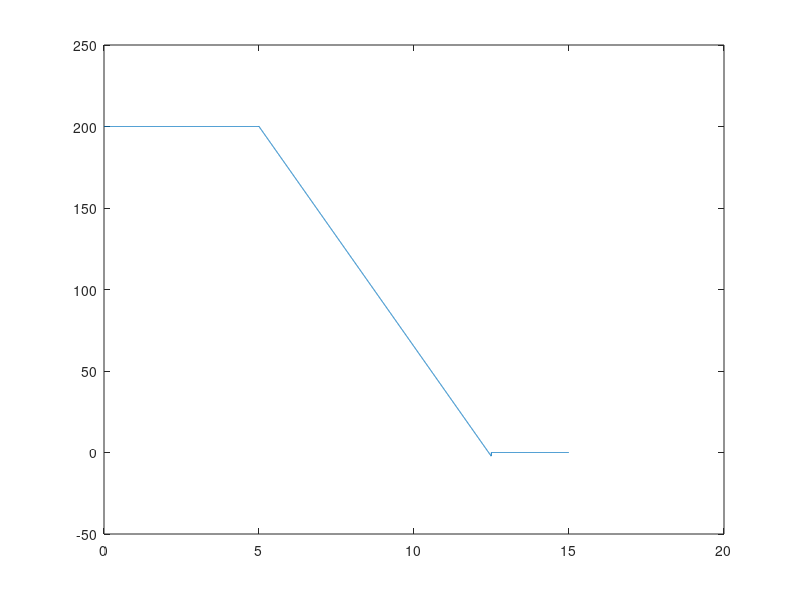
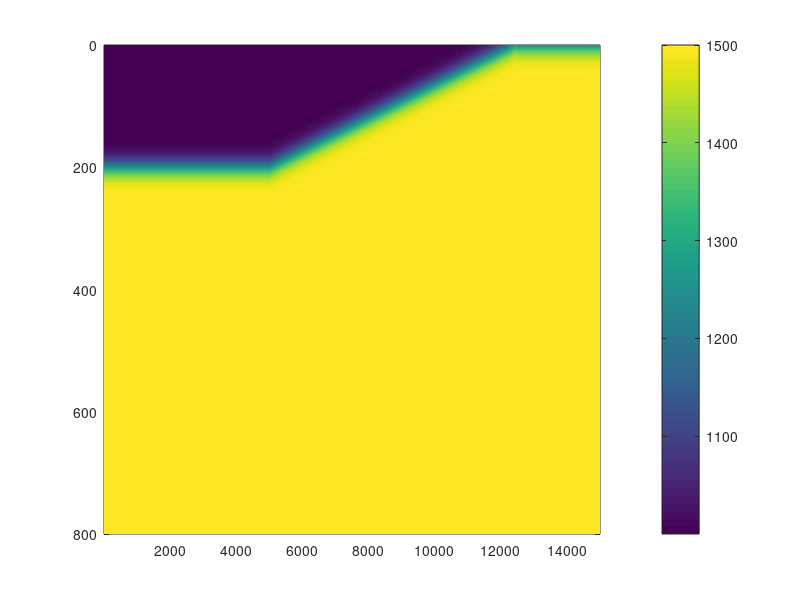
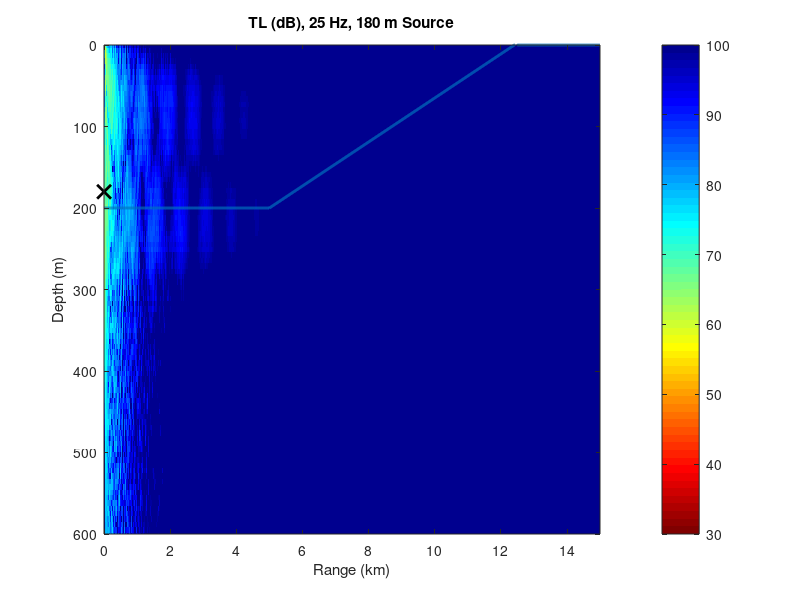

Here is the MATLAB script that generated these plots, in order:
% Downslope propagation - Line Source
% Based on Jensen and Tindle, 1987: Mode Propagation in a Wedge.
% Equations and numerical formulation follow Comp. Ocean Acoustics, ch. 6.
tic
% Water depth at the source is 100m. 
% Range is from 0 (where source is at 100m depth) to 10km.
% The wedge is of 10 degrees.
% The wedge boundary may be written as a line of z = 0.1763 * r + 100;

% The water has parameters:
    c1 =    1500; % m/s
    rho1 =  1000; % kg/m^3
    
% The bottom has parameters:
    c2 =    1700; % m/s
    rho2 =  1500; % kg/m^3
    alpha = 0.5;    % dB/wavelength
    
% Computational absorption layer:
    alphaAL = 0.01;

% Source parameters
    zs = 180;
    f0 = 25; 
    k0 = 2 * pi * f0 / c1;
    k2 = 2 * pi * f0 / c2;
    lambda0 = c1 / f0; 

% Define zmax of computational domain Eq. (6.214)
 % H is max. depth of physical domain on propg. path 
    H = 600; 
    zmax = 4 * H / 3;
    rmax = 15000;
    
% Grid Size (6.216) and (6.219)
    dz = lambda0 / 12;
    dr = dz;
    
%% Density reduced Squared index of refraction. Eq. (6.152).
r = 0.01: dr : rmax;
z = 0: dz : zmax;

[R, Z] = meshgrid(r,z);

%% Set depth of interface
nr = length(r);
d0 = 0 * r + 200;
slope.start = round(nr/3);
slope.end = round(nr*12.5/15);
d0(slope.start:slope.end) = -.027 * r(slope.start:slope.end) + 335; % like front of COA
d0(slope.end:end) = 0;
figure; plot(r/1e3,d0)

%% Grid it
[D0, ~] = meshgrid(d0,z);

% %D0 =  0.1763 * R + 100;  % Depth to interface.
% %  D0 = - 0.1763 * R + 400;  % Depth to interface.
D = (zmax - H) / 3;       % Thickness of absorption layer (for eq. 6.146)
nsqr = ones(length(z),length(r));   % NOT density-reduced yet! (for eq. 6.158)

%% Make nsqr. Third 'if' accounts for absorption layer below phys. domain
for jj = 1:length(r)
    for ii = 1:length(z)
        if z(ii) <= d0(jj) % then we are in water
            nsqr(ii,jj) = 1;
            if z(ii) < 0.1 && d0(jj) < 0.1 % no more ocean
                nsqr(ii,jj) = (c1/c2)^2 * (1 + 1j * alpha / 27.29);
            end
        elseif z(ii) > d0(jj) && z(ii) <= H
            nsqr(ii,jj) = (c1/c2)^2 * (1 + 1j * alpha / 27.29);
        elseif z(ii) > H
            nsqr(ii,jj) = (c1/c2)^2 + 1i * alphaAL * exp(-((z(ii) - zmax)/D)^2);
        else
            error('The nsqr loop should not get here...')
        end
    end
end
%% Make dr_nsqr (Density-Reduced)

% Density is given by equation (6.153)
% By MATLAB vectorization, use wedge interface depth expr. in (6.153):
L = 2/k0;
rho = 0.5*(rho2 + rho1) + 0.5*(rho2 - rho1) * tanh((Z - D0)/L);

% First and second derivatives of rho, for use in the next expressions
drho1 = (1/(2*L)) * (rho2 - rho1) .* sech((Z - D0)/L).^2;
drho2 = (-1/(L^2)) * (rho2 - rho1) .* tanh((Z - D0)/L) .* sech((Z - D0)/L).^2;

% Compute density-reduced squared index of refraction
dr_nsqr = nsqr + (1 / (2*k0^2)) * ((drho2./rho) - 3 * drho1.^2 ./ (2*rho.^2));

% Plot of Density of field
figure; pcolor(r,z,rho)
shading interp
grid off
colorbar
set(gca,'Ydir','reverse')
% axis equal
axis tight

%% Plot of Density Reduced n^2 
% figure; 
% subplot(2,1,1); pcolor(r,z,real(dr_nsqr))
% shading interp; grid off; colorbar; set(gca,'Ydir','reverse'); axis tight
% subplot(2,1,2); pcolor(r,z,imag(dr_nsqr))
% shading interp; grid off; colorbar; set(gca,'Ydir','reverse'); axis tight

%% Starting fields - psi(r,z)
psi = ones(length(z), length(r));

%  % Greene's Source - eq. (6.102)
% psi(:,1) = sqrt(k0) * (1.4467 - 0.4201 .* k0^2 .* (z - zs).^2)...
%         .* exp(-((k0^2 * (z - zs).^2) / 3.0512));

% Standard Gaussian Source
% psi(:,1) = sqrt(k0) * exp(-0.5 * k0^2 * (Z(:,1) - zs).^2) ... 
%             - sqrt(k0) * exp(-0.5 * k0^2 * (Z(:,1) + zs).^2);
% psi(:,1) = sqrt(k0) * exp(-0.5 * k0^2 * (Z(:,1) - zs).^2) ;

% Generalized Gaussian Source
tht1 = pi/4;
tht2 = pi/6;
psi(:,1) = sqrt(k0) * tan(tht1) * exp(-0.5*k0^2*(Z(:,1) - zs).^2*tan(tht1)^2) ...
    .* exp(1i * k0 * (Z(:,1) - zs) * sin(tht2));% ...
%     - sqrt(k0) * tan(tht1) * exp(-0.5*k0^2*(Z(:,1) - 220).^2*tan(tht1)^2) ...
%     .* exp(1i*k0*(Z(:,1) - 220)*sin(-tht2));

% % Line Source apprx. with depth dep. of mode 3
% ind = find(z>100);
% psi(:,1) = sin(3* pi/100 * z);
% psi(:,1) = abs(psi(:,1)) + 1i * sign(psi(:,1));
% psi(ind:end,1) = 0;

% % Line Source apprx. with depth dep. of mode 2
% H0 = 410;
%  psi(:,1) = cos(2*pi/(H0) * z.' );
% psi(:,1) = abs(psi(:,1)) ;
% ind = find(z>H0);
% psi(ind:end,1) = 0;

% Make the initial field density-reduced.
dr_psi = psi;
dr_psi = dr_psi ./ sqrt(rho);       
dr_psi(1,:) = 0;

% % Plot source initial field
% figure;
% subplot(2,1,1); plot(z, real(psi(:,1)));
% subplot(2,1,2); plot(z, imag(psi(:,1)));
% % xlim([0, 150]); 
% title('Source field')
% legend('dr_\psi', 'rho')

%% Split-step Algorithm

% First apply eq. (6.129)
% N = 2^nextpow2(length(z));
N = length(z);
kzmax = 2*pi/dz;
kz = linspace(0,kzmax,N);
kz = kz.';

step = 0 * dr_psi(:,1);    
stepi = step;   % To be used for real part 
stepr = stepi;  % To be used for imag part

nR = length(r) - 1;
for jj = 1 : (length(r) - 1)
    step = exp(0.5 * 1i * k0 .* (dr_nsqr(:,jj) - 1) * dr) .* dr_psi(:,jj);
    
    stepr = dst(real(step));
    stepi = dst(imag(step));
           
    step = exp(- 1i * dr * kz.^2 / (2 * k0)) .* (stepr + 1i * stepi);
    
    stepr = idst(real(step));
    stepi = idst(imag(step));
    
    dr_psi(:,jj+1) =  exp(0.5 * 1i * k0 .* (dr_nsqr(:,jj) - 1) * dr) .* (stepr + 1i * stepi);

    disp(nR - jj)
end

% Convert density-reduced pressure to pressure 
psi = dr_psi .* sqrt(rho);

% Remove absorption layer for plotting
ind = find(z>H, 1);
psi = psi(1:ind, :);
R = R(1:ind, :);
Z = Z(1:ind, :);

TL = -20 * log10( abs(psi) ./ sqrt(R.^2 + Z.^2) );
% %% Save Data to txt Files for Plotting in PyLab
% psiSave = -20 * log10( abs(psi) ./ sqrt(R));
% 
% save('upslope\p.txt', 'psiSave', '-ascii', '-double')
% save('upslope\R.txt', 'R', '-ascii', '-double')
% save('upslope\Z.txt', 'Z', '-ascii', '-double')
% 
% cd 'upslope'
% system('python U:\classes\ECE576_compmethods\pe_model\upslope\contour_plotting.py')
% cd ..


%% Plot TL
figure; imagesc(r/1e3, z, TL)
shading interp
grid off
colorbar

ylim([0 600])
set(gca,'Ydir','reverse')
caxis([30 100])
colormap(flip(jet))

hold on
plot(r/1e3, d0,'LineWidth',2)
plot(r(1)/1e3, zs, 'kx','LineWidth',2,'MarkerSize',10)
hold off

xlabel('Range (km)')
ylabel('Depth (m)')
title(['TL (dB), ',num2str(f0),' Hz, ',num2str(zs),' m Source'])


%% Plot TL Contours
%  v = [18 22 26 30 34 38 42 46];
% figure; 
% contourf(R/1e3, Z, TL,v,'CDataMapping','direct')
% colorbar
% % axis equal
% % axis tight
% % xlim([0 500])
%  ylim([0 600])
% colormap('spring')
% set(gca,'Ydir','reverse')

%%
toc